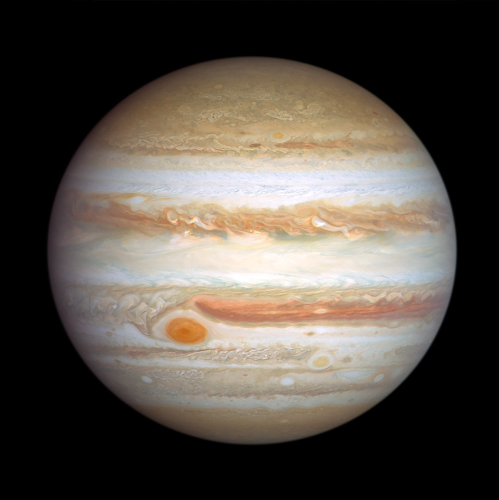
#> input picture Lab/telescope_diffraction_exposure_simulator/JUPITER.png, 998 x 999 px (shown at 1/2 size)
$ python telescope_diffraction_exposure_simulator.py
#> lines starting #> are read from the running program, lines starting #| are printed output that depends on the picture; long printed decimals are rounded
#!/usr/bin/env python3
import math
from pathlib import Path

import numpy as np
from PIL import Image
from scipy.signal import fftconvolve
from scipy.special import j1


INPUT_IMAGE = "JUPITER.png"
OUTPUT_IMAGE = "JUPITER_DIFF_EXP_1.png"

APERTURE_MM = 71 #71 91 103 150 203.2 235
FOCAL_LENGTH_MM = 490 #490 609 700 1800 2032 2350

FOV_X_DEG = 0.01303
FOV_Y_DEG = None

CENTRAL_OBSCURATION = 0.0
SEEING_FWHM_ARCSEC = 0.0

USE_EXPOSURE_MODULE = True
EXPOSURE_MODEL = "extended_source"
EXPOSURE_TIME_S = 60
SYSTEM_THROUGHPUT = 1.0
REFERENCE_F_NUMBER = 6.9
REFERENCE_EXPOSURE_TIME_S = 60.0
DISPLAY_STRETCH_MODE = "reference"
DISPLAY_REFERENCE_SIGNAL = 1.0
GAMMA = 1.0

PRINT_DIAGNOSTICS = True


def load_image(path: Path):
    img = Image.open(path)
    has_alpha = img.mode in ("RGBA", "LA")
    if img.mode not in ("L", "RGB", "RGBA"):
        img = img.convert("RGBA" if has_alpha else "RGB")
    arr = np.asarray(img).astype(np.float64) / 255.0

    alpha = None
    if arr.ndim == 3 and arr.shape[2] == 4:
        alpha = arr[..., 3:4].copy()
        arr = arr[..., :3]

    return arr, alpha


def save_image(path: Path, arr: np.ndarray, alpha=None):
    arr = np.clip(arr, 0.0, 1.0)
    if arr.ndim == 2:
        out = (arr * 255.0 + 0.5).astype(np.uint8)
        img = Image.fromarray(out, mode="L")
    else:
        if alpha is not None:
            alpha = np.clip(alpha, 0.0, 1.0)
            rgba = np.concatenate([arr, alpha], axis=2)
            out = (rgba * 255.0 + 0.5).astype(np.uint8)
            img = Image.fromarray(out, mode="RGBA")
        else:
            out = (arr * 255.0 + 0.5).astype(np.uint8)
            img = Image.fromarray(out, mode="RGB")
    img.save(path)


def arcsec_from_rad(x_rad: float) -> float:
    return x_rad * 180.0 / math.pi * 3600.0


def rad_from_arcsec(x_arcsec: float) -> float:
    return x_arcsec / 3600.0 * math.pi / 180.0


def annular_airy_psf_kernel(
    pixel_scale_x_rad: float,
    pixel_scale_y_rad: float,
    aperture_diameter_m: float,
    wavelength_m: float,
    central_obscuration_ratio: float = 0.0,
    half_size_px: int = 32,
) -> np.ndarray:
    if not (0.0 <= central_obscuration_ratio < 1.0):
        raise ValueError("CENTRAL_OBSCURATION must be in [0, 1).")

    y, x = np.mgrid[-half_size_px:half_size_px + 1, -half_size_px:half_size_px + 1]
    theta_rad = np.sqrt((x * pixel_scale_x_rad) ** 2 + (y * pixel_scale_y_rad) ** 2)
    rho = np.pi * aperture_diameter_m * theta_rad / wavelength_m
    eps = float(central_obscuration_ratio)

    psf = np.empty_like(theta_rad, dtype=np.float64)
    nz = rho != 0.0

    if eps == 0.0:
        psf[~nz] = 1.0
        airy = 2.0 * j1(rho[nz]) / rho[nz]
        psf[nz] = airy ** 2
    else:
        psf[~nz] = 1.0
        ann = (2.0 * j1(rho[nz]) - 2.0 * eps * j1(eps * rho[nz])) / (
            rho[nz] * (1.0 - eps ** 2)
        )
        psf[nz] = ann ** 2

    psf = np.clip(psf, 0.0, None)
    psf /= psf.sum()
    return psf


def gaussian_seeing_kernel(
    pixel_scale_x_rad: float,
    pixel_scale_y_rad: float,
    seeing_fwhm_arcsec: float,
    half_size_px: int,
) -> np.ndarray:
    if seeing_fwhm_arcsec <= 0.0:
        g = np.zeros((2 * half_size_px + 1, 2 * half_size_px + 1), dtype=np.float64)
        g[half_size_px, half_size_px] = 1.0
        return g

    sigma_rad = rad_from_arcsec(seeing_fwhm_arcsec) / (2.0 * math.sqrt(2.0 * math.log(2.0)))
    y, x = np.mgrid[-half_size_px:half_size_px + 1, -half_size_px:half_size_px + 1]
    rr2 = (x * pixel_scale_x_rad) ** 2 + (y * pixel_scale_y_rad) ** 2
    g = np.exp(-0.5 * rr2 / (sigma_rad ** 2))
    g /= g.sum()
    return g


def build_channel_kernel(
    image_width_px: int,
    image_height_px: int,
    fov_x_deg: float,
    fov_y_deg: float,
    aperture_diameter_m: float,
    focal_length_m: float,
    wavelength_m: float,
    central_obscuration_ratio: float = 0.0,
    seeing_fwhm_arcsec: float = 0.0,
):
    pixel_scale_x_rad = math.radians(fov_x_deg) / image_width_px
    pixel_scale_y_rad = math.radians(fov_y_deg) / image_height_px

    airy_first_zero_rad = 1.22 * wavelength_m / aperture_diameter_m
    airy_first_zero_px = airy_first_zero_rad / min(pixel_scale_x_rad, pixel_scale_y_rad)

    implied_pixel_pitch_x_m = focal_length_m * pixel_scale_x_rad
    implied_pixel_pitch_y_m = focal_length_m * pixel_scale_y_rad
    airy_first_zero_focal_m = 1.22 * wavelength_m * focal_length_m / aperture_diameter_m

    seeing_sigma_px = 0.0
    if seeing_fwhm_arcsec > 0.0:
        seeing_sigma_rad = rad_from_arcsec(seeing_fwhm_arcsec) / (2.0 * math.sqrt(2.0 * math.log(2.0)))
        seeing_sigma_px = seeing_sigma_rad / min(pixel_scale_x_rad, pixel_scale_y_rad)

    half_size_px = int(math.ceil(max(12.0 * airy_first_zero_px, 6.0 * seeing_sigma_px, 4.0)))

    diffraction_psf = annular_airy_psf_kernel(
        pixel_scale_x_rad=pixel_scale_x_rad,
        pixel_scale_y_rad=pixel_scale_y_rad,
        aperture_diameter_m=aperture_diameter_m,
        wavelength_m=wavelength_m,
        central_obscuration_ratio=central_obscuration_ratio,
        half_size_px=half_size_px,
    )

    if seeing_fwhm_arcsec > 0.0:
        seeing_psf = gaussian_seeing_kernel(
            pixel_scale_x_rad=pixel_scale_x_rad,
            pixel_scale_y_rad=pixel_scale_y_rad,
            seeing_fwhm_arcsec=seeing_fwhm_arcsec,
            half_size_px=half_size_px,
        )
        kernel = fftconvolve(diffraction_psf, seeing_psf, mode="same")
        kernel = np.clip(kernel, 0.0, None)
        kernel /= kernel.sum()
    else:
        kernel = diffraction_psf

    diagnostics = {
        "pixel_scale_x_arcsec_per_px": arcsec_from_rad(pixel_scale_x_rad),
        "pixel_scale_y_arcsec_per_px": arcsec_from_rad(pixel_scale_y_rad),
        "implied_pixel_pitch_x_um": implied_pixel_pitch_x_m * 1e6,
        "implied_pixel_pitch_y_um": implied_pixel_pitch_y_m * 1e6,
        "airy_first_zero_arcsec": arcsec_from_rad(airy_first_zero_rad),
        "airy_first_zero_px": airy_first_zero_px,
        "airy_first_zero_focal_um": airy_first_zero_focal_m * 1e6,
        "kernel_size_px": int(kernel.shape[0]),
    }
    return kernel, diagnostics


def convolve_image_with_psf(image: np.ndarray, kernels):
    if image.ndim == 2:
        return np.clip(fftconvolve(image, kernels[1], mode="same"), 0.0, None)

    if image.ndim != 3 or image.shape[2] not in (1, 3):
        raise ValueError("Input image must be grayscale or RGB.")

    out = np.empty_like(image, dtype=np.float64)

    if image.shape[2] == 1:
        out[..., 0] = fftconvolve(image[..., 0], kernels[1], mode="same")
    else:
        out[..., 0] = fftconvolve(image[..., 0], kernels[0], mode="same")
        out[..., 1] = fftconvolve(image[..., 1], kernels[1], mode="same")
        out[..., 2] = fftconvolve(image[..., 2], kernels[2], mode="same")

    return np.clip(out, 0.0, None)


def apply_exposure_module(
    image_linear: np.ndarray,
    aperture_mm: float,
    focal_length_mm: float,
    exposure_time_s: float,
    throughput: float,
    model: str,
    reference_f_number: float,
    reference_exposure_time_s: float,
):
    if exposure_time_s <= 0.0:
        raise ValueError("EXPOSURE_TIME_S must be positive.")
    if throughput <= 0.0:
        raise ValueError("SYSTEM_THROUGHPUT must be positive.")
    if aperture_mm <= 0.0 or focal_length_mm <= 0.0:
        raise ValueError("APERTURE_MM and FOCAL_LENGTH_MM must be positive.")

    f_number = focal_length_mm / aperture_mm

    if model == "extended_source":
        relative_gain = (
            throughput
            * (exposure_time_s / reference_exposure_time_s)
            * (reference_f_number / f_number) ** 2
        )
    elif model == "none":
        relative_gain = 1.0
    else:
        raise ValueError("EXPOSURE_MODEL must be 'extended_source' or 'none'.")

    signal_linear = image_linear * relative_gain

    diagnostics = {
        "f_number": f_number,
        "relative_exposure_gain": relative_gain,
        "exposure_model": model,
        "pre_exposure_peak": float(np.max(image_linear)),
        "post_exposure_peak": float(np.max(signal_linear)),
        "pre_exposure_mean": float(np.mean(image_linear)),
        "post_exposure_mean": float(np.mean(signal_linear)),
    }
    return signal_linear, diagnostics


def stretch_for_display(image_linear: np.ndarray, mode: str, gamma: float, display_reference_signal: float):
    if gamma <= 0.0:
        raise ValueError("GAMMA must be positive.")
    if display_reference_signal <= 0.0:
        raise ValueError("DISPLAY_REFERENCE_SIGNAL must be positive.")

    x = np.clip(image_linear, 0.0, None)

    if mode == "none":
        y = np.clip(x, 0.0, 1.0)
    elif mode == "clip":
        y = np.clip(x, 0.0, 1.0)
    elif mode == "normalize":
        peak = float(np.max(x))
        y = x / peak if peak > 0.0 else x.copy()
    elif mode == "reference":
        y = x / display_reference_signal
        y = np.clip(y, 0.0, 1.0)
    else:
        raise ValueError("DISPLAY_STRETCH_MODE must be 'none', 'clip', 'normalize', or 'reference'.")

    if gamma != 1.0:
        y = np.power(np.clip(y, 0.0, 1.0), 1.0 / gamma)

    return np.clip(y, 0.0, 1.0)


def resolve_path(path_str: str, base_dir: Path) -> Path:
    p = Path(path_str)
    return p if p.is_absolute() else (base_dir / p).resolve()


def simulate_telescope_diffraction_and_exposure(
    input_path: Path,
    output_path: Path,
    aperture_diameter_mm: float,
    focal_length_mm: float,
    fov_x_deg: float,
    fov_y_deg: float | None = None,
    central_obscuration_ratio: float = 0.0,
    seeing_fwhm_arcsec: float = 0.0,
    use_exposure_module: bool = True,
    exposure_model: str = "extended_source",
    exposure_time_s: float = 1.0,
    throughput: float = 1.0,
    reference_f_number: float = 1.0,
    reference_exposure_time_s: float = 1.0,
    display_stretch_mode: str = "reference",
    display_reference_signal: float = 1.0,
    gamma: float = 1.0,
    print_diagnostics: bool = True,
):
#> called with aperture_diameter_mm = 71, focal_length_mm = 490, fov_x_deg = 0.013, central_obscuration_ratio = 0, seeing_fwhm_arcsec = 0, use_exposure_module = True, exposure_model = 'extended_source', exposure_time_s = 60
    image, alpha = load_image(input_path)
#> in load_image, img is the input picture: PIL image 998x999 RGB; mean R, G, B 85.5, 78.2, 70.1
    h, w = image.shape[:2]
#> h = 999; w = 998

    if fov_y_deg is None:
        fov_y_deg = fov_x_deg * (h / w)
#> fov_y_deg = 0.013

    D_m = aperture_diameter_mm * 1e-3
    f_m = focal_length_mm * 1e-3

    wavelengths_m = [650e-9, 550e-9, 450e-9]
    kernels = []
    diagnostics = []

    for wl in wavelengths_m:
        k, d = build_channel_kernel(
            image_width_px=w,
            image_height_px=h,
            fov_x_deg=fov_x_deg,
            fov_y_deg=fov_y_deg,
            aperture_diameter_m=D_m,
            focal_length_m=f_m,
            wavelength_m=wl,
            central_obscuration_ratio=central_obscuration_ratio,
            seeing_fwhm_arcsec=seeing_fwhm_arcsec,
        )
        kernels.append(k)
        diagnostics.append(d)

    image_linear = convolve_image_with_psf(image, kernels)
#> in convolve_image_with_psf, `out[..., 0] = fftconvolve(image[..., 0], kernels[0], mode="same")`:
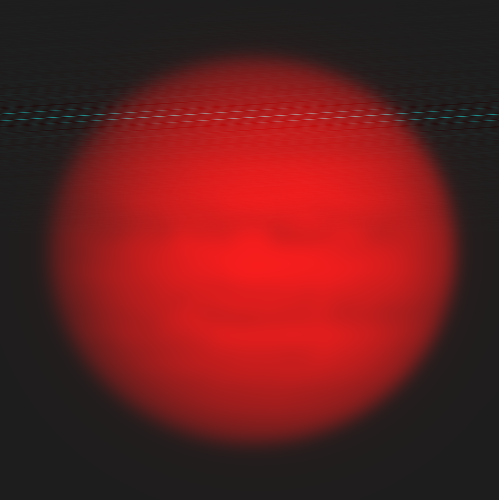
#> out: shape (999, 998, 3) float64 (shown at 1/2 size); mean R, G, B 0.333, 0.000695, 0.000695; drawn with min black and max white
#> in convolve_image_with_psf, `out[..., 1] = fftconvolve(image[..., 1], kernels[1], mode="same")`:
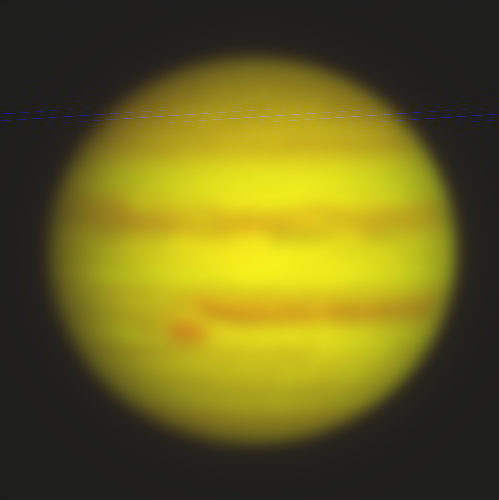
#> out: shape (999, 998, 3) float64 (shown at 1/2 size); mean R, G, B 0.333, 0.305, 0.000695; drawn with min black and max white
#> in convolve_image_with_psf, `out[..., 2] = fftconvolve(image[..., 2], kernels[2], mode="same")`:
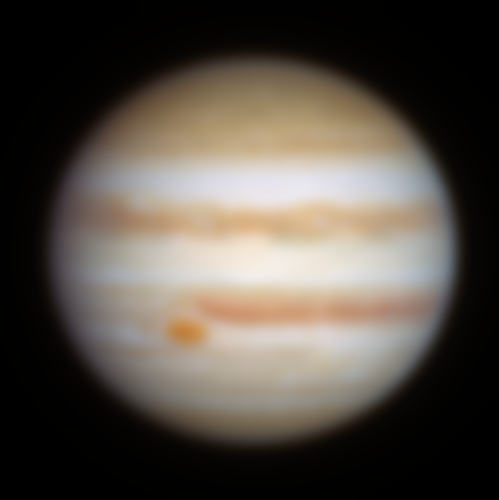
#> out: shape (999, 998, 3) float64 (shown at 1/2 size); mean R, G, B 0.333, 0.305, 0.274

    exposure_diagnostics = {
        "f_number": focal_length_mm / aperture_diameter_mm,
        "relative_exposure_gain": 1.0,
        "exposure_model": "none",
        "pre_exposure_peak": float(np.max(image_linear)),
        "post_exposure_peak": float(np.max(image_linear)),
        "pre_exposure_mean": float(np.mean(image_linear)),
        "post_exposure_mean": float(np.mean(image_linear)),
    }
#> exposure_diagnostics = {'f_number': 6.9, 'relative_exposure_gain': 1, 'exposure_model': 'none', 'pre_exposure_peak': 0.965, 'post_exposure_peak': 0.965, 'pre_exposure_mean': 0.304, 'post_exposure_mean': 0.304}

    if use_exposure_module:
        image_linear, exposure_diagnostics = apply_exposure_module(
            image_linear=image_linear,
            aperture_mm=aperture_diameter_mm,
            focal_length_mm=focal_length_mm,
            exposure_time_s=exposure_time_s,
            throughput=throughput,
            model=exposure_model,
            reference_f_number=reference_f_number,
            reference_exposure_time_s=reference_exposure_time_s,
        )
#> in apply_exposure_module, `diagnostics = { "f_number": f_number, "relative_exposure_gain": relati..`: diagnostics = {'f_number': 6.9, 'relative_exposure_gain': 1, 'exposure_model': 'extended_source', 'pre_exposure_peak': 0.965, 'post_exposure_peak': 0.964, 'pre_exposure_mean': 0.304, 'post_exposure_mean': 0.304}
#> exposure_diagnostics has the same summary as diagnostics in apply_exposure_module

    display_image = stretch_for_display(
        image_linear=image_linear,
        mode=display_stretch_mode,
        gamma=gamma,
        display_reference_signal=display_reference_signal,
    )

    save_image(output_path, display_image, alpha=alpha)

    if print_diagnostics:
        channel_names = ["R (650 nm)", "G (550 nm)", "B (450 nm)"]
        print("\nSimulation diagnostics")
        print("-" * 80)
        print(f"Script directory:           {Path(__file__).resolve().parent}")
        print(f"Input image:               {input_path}")
        print(f"Output image:              {output_path}")
        print(f"Image size:                {w} x {h} px")
#| Image size:                998 x 999 px
        print(f"Aperture diameter:         {aperture_diameter_mm:.6g} mm")
        print(f"Focal length:              {focal_length_mm:.6g} mm")
        print(f"Focal ratio:               f/{focal_length_mm / aperture_diameter_mm:.3f}")
        print(f"Horizontal field:          {fov_x_deg:.6g} deg")
        print(f"Vertical field:            {fov_y_deg:.6g} deg")
#| Vertical field:            0.01304 deg
        print(f"Central obscuration:       {central_obscuration_ratio:.6g}")
        print(f"Seeing FWHM (optional):    {seeing_fwhm_arcsec:.6g} arcsec")
        print(f"Exposure module:           {use_exposure_module}")
        print(f"Exposure model:            {exposure_diagnostics['exposure_model']}")
#| Exposure model:            extended_source
        print(f"Exposure time:             {exposure_time_s:.6g} s")
        print(f"System throughput:         {throughput:.6g}")
        print(f"Reference f-number:        f/{reference_f_number:.6g}")
        print(f"Reference exposure time:   {reference_exposure_time_s:.6g} s")
        print(f"Relative exposure gain:    {exposure_diagnostics['relative_exposure_gain']:.6g}")
#| Relative exposure gain:    0.9996
        print(f"Pre-exposure peak:         {exposure_diagnostics['pre_exposure_peak']:.6g}")
#| Pre-exposure peak:         0.9647
        print(f"Post-exposure peak:        {exposure_diagnostics['post_exposure_peak']:.6g}")
#| Post-exposure peak:        0.9643
        print(f"Pre-exposure mean:         {exposure_diagnostics['pre_exposure_mean']:.6g}")
#| Pre-exposure mean:         0.3042
        print(f"Post-exposure mean:        {exposure_diagnostics['post_exposure_mean']:.6g}")
#| Post-exposure mean:        0.3041
        print(f"Display stretch:           {display_stretch_mode}")
        print(f"Display reference signal:  {display_reference_signal:.6g}")
        print(f"Gamma:                     {gamma:.6g}")
        print("-" * 80)

        for name, d in zip(channel_names, diagnostics):
            print(name)
            print(f"  Pixel scale X:           {d['pixel_scale_x_arcsec_per_px']:.6g} arcsec/px")
            print(f"  Pixel scale Y:           {d['pixel_scale_y_arcsec_per_px']:.6g} arcsec/px")
            print(f"  Implied pixel pitch X:   {d['implied_pixel_pitch_x_um']:.6g} um")
            print(f"  Implied pixel pitch Y:   {d['implied_pixel_pitch_y_um']:.6g} um")
            print(f"  Airy first zero:         {d['airy_first_zero_arcsec']:.6g} arcsec")
            print(f"  Airy first zero:         {d['airy_first_zero_px']:.6g} px")
            print(f"  Airy first zero @ fp:    {d['airy_first_zero_focal_um']:.6g} um")
            print(f"  Kernel size:             {d['kernel_size_px']} px")
            print("-" * 80)


if __name__ == "__main__":
    script_dir = Path(__file__).resolve().parent
    input_path = resolve_path(INPUT_IMAGE, script_dir)
    output_path = resolve_path(OUTPUT_IMAGE, script_dir)

    simulate_telescope_diffraction_and_exposure(
        input_path=input_path,
        output_path=output_path,
        aperture_diameter_mm=APERTURE_MM,
        focal_length_mm=FOCAL_LENGTH_MM,
        fov_x_deg=FOV_X_DEG,
        fov_y_deg=FOV_Y_DEG,
        central_obscuration_ratio=CENTRAL_OBSCURATION,
        seeing_fwhm_arcsec=SEEING_FWHM_ARCSEC,
        use_exposure_module=USE_EXPOSURE_MODULE,
        exposure_model=EXPOSURE_MODEL,
        exposure_time_s=EXPOSURE_TIME_S,
        throughput=SYSTEM_THROUGHPUT,
        reference_f_number=REFERENCE_F_NUMBER,
        reference_exposure_time_s=REFERENCE_EXPOSURE_TIME_S,
        display_stretch_mode=DISPLAY_STRETCH_MODE,
        display_reference_signal=DISPLAY_REFERENCE_SIGNAL,
        gamma=GAMMA,
        print_diagnostics=PRINT_DIAGNOSTICS,
    )
